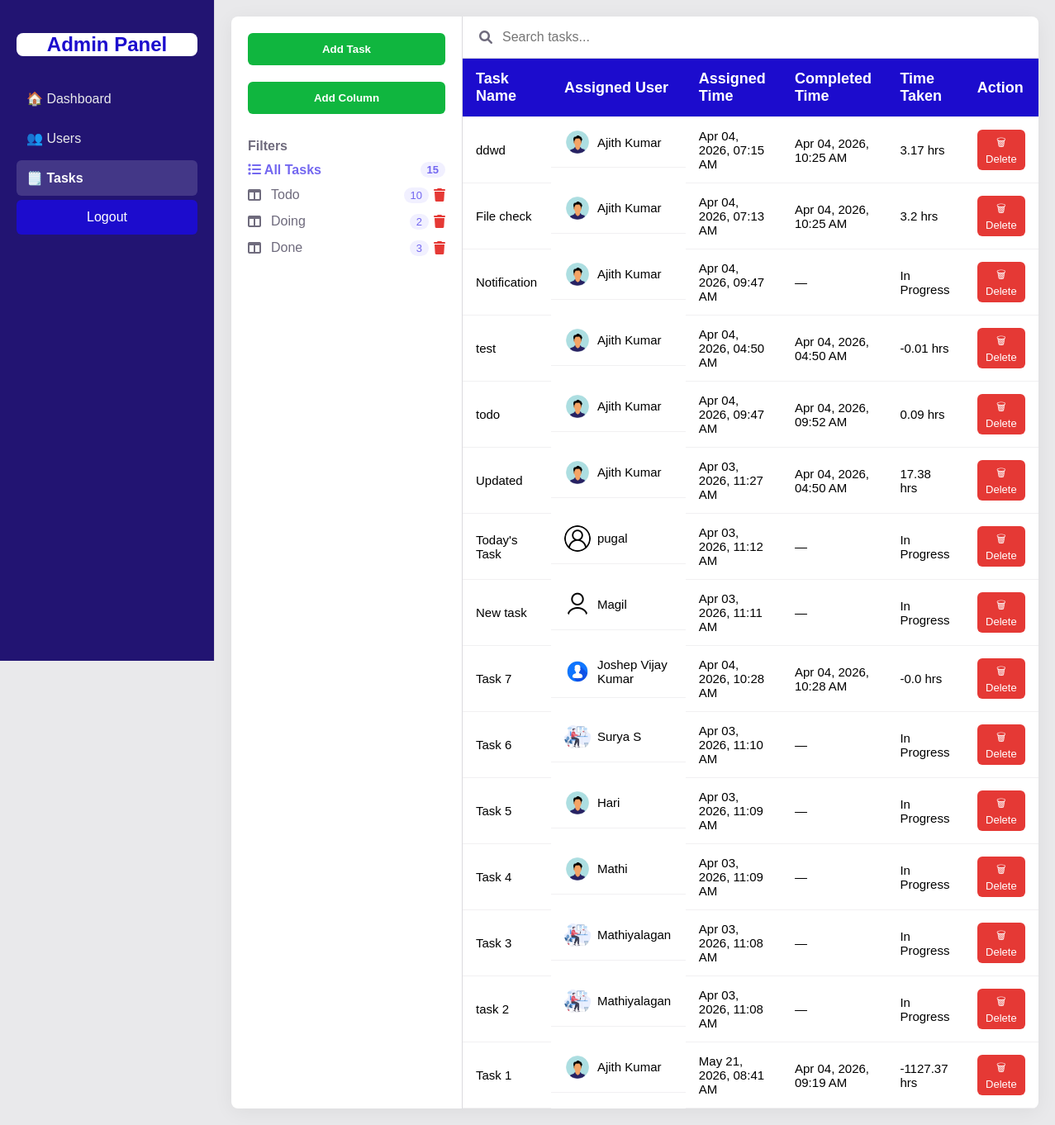
/admin/tasks, run on the app's committed database.
### tables this page shows
CREATE TABLE board_titles (
            status TEXT PRIMARY KEY,
            title TEXT
        );

CREATE TABLE tasks (
            id INTEGER PRIMARY KEY AUTOINCREMENT,
            user_id INTEGER,
            title TEXT,
            description TEXT,
            status TEXT DEFAULT 'todo', -- 'todo', 'doing', 'done'
            created_at TIMESTAMP DEFAULT CURRENT_TIMESTAMP,
            updated_at TIMESTAMP DEFAULT CURRENT_TIMESTAMP, assigned_time TEXT, completed_time TEXT, file text, -- New Column
            FOREIGN KEY(user_id) REFERENCES users(id)
        );

CREATE TABLE users (
            id INTEGER PRIMARY KEY AUTOINCREMENT,
            username TEXT,
            email TEXT,
            mobile TEXT UNIQUE,
            password TEXT,
            date_of_birth TEXT,
            profile_pic TEXT,
            role TEXT DEFAULT 'user'
        );

### app.py (the view)
@app.route('/admin/tasks')
def admin_tasks():
    db = get_db()
    users = db.execute("SELECT id, username, profile_pic FROM users").fetchall()
    tasks = db.execute("""
        SELECT tasks.*, users.username, users.profile_pic
        FROM tasks
        LEFT JOIN users ON tasks.user_id = users.id
        ORDER BY tasks.created_at DESC
    """).fetchall()
    titles = get_board_titles()
    return render_template("admintask.html", users=users, tasks=tasks, titles=titles)

### app.py (called while the page is built)
def get_db():
    if "db" not in g:
        g.db = sqlite3.connect(DB_PATH, detect_types=sqlite3.PARSE_DECLTYPES|sqlite3.PARSE_COLNAMES)
        g.db.row_factory = sqlite3.Row
    return g.db

@app.template_filter('to_datetime')
def to_datetime(value):
    try:
        return datetime.strptime(value, "%Y-%m-%d %H:%M:%S")
    except Exception:
        return None

def get_board_titles():
    db = get_db()
    rows = db.execute("SELECT status, title FROM board_titles").fetchall()
    return {row['status'].strip(): row['title'].strip() for row in rows}

### templates/admintask.html (shortened to what this page needs)
<!DOCTYPE html>
<html lang="en">
<head>
<link rel="stylesheet" href="https://cdnjs.cloudflare.com/ajax/libs/font-awesome/6.0.0/css/all.min.css">
</head>
<body>
<div class="app">
    <aside class="sidebar">
        <h2>Admin Panel</h2>
        <nav>
            <a href="{{ url_for('admin_dashboard') }}">🏠 Dashboard</a>
            <a href="{{ url_for('admin_users') }}">👥 Users</a>
            <a href="{{ url_for('admin_tasks') }}" style="background: rgba(255,255,255,0.15); color: #fff; font-weight: 600;">🗒️ Tasks</a>
            <a href="{{ url_for('logout') }}" class="logout">Logout</a>
        </nav>
    </aside>
    <main class="main">
        <div class="todo-card">
            <aside class="todo-filters">
                <button class="btn-add" onclick="toggleDrawer()">Add Task</button>
                <button class="btn-add" onclick="addColumn()">Add Column</button>
                <div class="filter-nav" id="filterNav">
                    <p><b>Filters</b></p>
                    <p class="filter-option active" onclick="filterTasks('all', this)">
                        <span><i class="fa fa-list"></i> All Tasks</span>
                        <span class="filter-count" id="count-all">0</span>
                    </p>
                    {% for status, title in titles.items() %}
                        <p class="filter-option" ondblclick="editTitle(this, '{{ status }}')" onclick="filterTasks('{{ status }}', this)"
                            style="display:flex; justify-content:space-between; align-items:center;">
                            <span style="display:flex; align-items:center; gap:8px;">
                                <i class="fa fa-columns"></i>
                                <span class="editable-title" id="title-{{ status }}">{{ title }}</span>
                            </span>
                            <span style="display:flex; align-items:center; gap:6px;">
                                <span class="filter-count" id="count-{{ status }}">0</span>
                                <i class="fa fa-trash" style="cursor:pointer; color:#e53935;" onclick="deleteColumn('{{ status }}', '{{ title }}', event)"></i>
                            </span>
                        </p>
                    {% endfor %}
                </div>
            </aside>
            <section class="todo-view">
                <div class="todo-header">
                    <i class="fas fa-search"></i>
                    <input type="text" placeholder="Search tasks..." id="searchInput" onkeyup="searchTasks()">
                </div>
                <table id="taskTable">
                    <thead>
                        <tr>
                            <th>Task Name</th>
                            <th>Assigned User</th>
                            <th>Assigned Time</th>
                            <th>Completed Time</th>
                            <th>Time Taken</th>
                            <th>Action</th>
                        </tr>
                    </thead>
                <tbody id="todoList">
                        {% for task in tasks %}
                        <tr class="todo-item" data-status="{{ task.status | trim | lower }}">
                            <td>{{ task.title }}</td>
                            <td style="display:flex;align-items:center;gap:8px;">
                                {% if task.profile_pic %}
                                    <img src="/static/uploads/{{ task.profile_pic }}" class="avatar" alt="{{ task.username }}">
                                {% else %}
                                    <img src="https://via.placeholder.com/32" class="avatar" alt="{{ task.username }}">
                                {% endif %}
                                <span>{{ task.username }}</span>
                            </td>
                            <td>{{ task.assigned_time or '—' }}</td>
                            <td>{{ task.completed_time or '—' }}</td>
                            <td>
                                {% if task.completed_time %}
                                    {% set start = task.assigned_time | to_datetime %}
                                    {% set end = task.completed_time | to_datetime %}
                                    {% if start and end %}
                                        {{ ((end - start).total_seconds() / 3600) | round(2) }} hrs
                                    {% else %}
                                        In Progress
                                    {% endif %}
                                {% else %}
                                    In Progress
                                {% endif %}
                            </td>
                            <td>
                                <button onclick="deleteTask({{ task.id }})"
                                        style="background:#e53935;color:white;border:none;
                                               padding:6px 10px;border-radius:6px;
                                               cursor:pointer;font-size:13px;">
                                    🗑 Delete
                                </button>
                            </td>
                        </tr>
                        {% endfor %}
                    </tbody>
                </table>
            </section>
        </div>
    </main>
</div>
</body>
</html>

### templates/admintask.html (style rules this page uses)
:root { --primary: #7367f0; --bg: #e9e9eb; --border: #dbdade; --text: #6f6b7d; }
* { box-sizing: border-box; font-family: 'Public Sans', sans-serif; }
body { margin: 0; background: var(--bg); color: var(--text); }
.app { display: flex; min-height: 100vh; }
.sidebar { width: 260px; background: rgb(34, 20, 114); border-right: 1px solid var(--border); position: fixed; height: 100vh; padding: 20px; color:white; display: flex; flex-direction: column; }
.sidebar h2 { margin-bottom: 30px;text-align: center;background-color: #fff;color:#1c0ccd;border-radius: 8px; }
.sidebar a { display: block; padding: 12px; color: var(--bg); text-decoration: none; border-radius: 6px; margin-bottom: 5px; transition: 0.3s; }
.sidebar .logout { margin-top: auto; background:#1c0ccd; color:#fff; text-align:center; }
.main { margin-left: 260px; padding: 20px; flex: 1; }
.todo-card { display: flex; background: #fff; border-radius: 8px; box-shadow: 0 4px 24px rgba(0,0,0,0.06); min-height: 85vh; overflow: hidden; }
.todo-filters { width: 280px; border-right: 1px solid var(--border); padding: 20px; }
.btn-add { width: 100%; background:#10b63f; color: #fff; border: none; padding: 12px; border-radius: 6px; font-weight: 600; cursor: pointer; margin-bottom: 20px; }
.filter-nav p { cursor:pointer; margin:10px 0; display:flex; align-items:center; justify-content:space-between; transition:0.3s; }
.filter-nav p.active { color: var(--primary); font-weight:600; }
.filter-count { font-size:13px; background:#f1f0ff; color:var(--primary); border-radius:10px; padding:2px 8px; }
.editable-title { outline:none; cursor:text; padding:2px 4px; border-radius:4px; }
.todo-view { flex:1; display:flex; flex-direction:column; overflow-x:auto; }
.todo-header { padding:15px 20px; border-bottom:1px solid var(--border); display:flex; align-items:center; gap:10px; }
.todo-header input { border:none; outline:none; width:100%; font-size:16px; }
table { width:100%; border-collapse: collapse; }
th, td { padding:14px 16px; border-bottom:1px solid #f1f0f2; text-align:left; font-size:15px; color:black }
th { background:#1c0ccd; color:#fff; font-weight:600; font-size: large; }
.avatar { width:32px; height:32px; border-radius:50%; object-fit:cover; }

### data on the page
board_titles: title "Todo"
board_titles: title "Doing"
board_titles: title "Done"
tasks: title "ddwd", profile_pic (picture), username "Ajith Kumar", value "3.17"
tasks: title "File check", profile_pic (picture), username "Ajith Kumar", value "3.2"
tasks: title "Notification", profile_pic (picture), username "Ajith Kumar", completed_time "—", shows "In Progress"
tasks: title "test", profile_pic (picture), username "Ajith Kumar", value "-0.01"
tasks: title "todo", profile_pic (picture), username "Ajith Kumar", value "0.09"
tasks: title "Updated", profile_pic (picture), username "Ajith Kumar", value "17.38"
tasks: title "Today's Task", profile_pic (picture), username "pugal", completed_time "—", shows "In Progress"
tasks: title "New task", profile_pic (picture), username "Magil", completed_time "—", shows "In Progress"
tasks: title "Task 7", profile_pic (picture), username "Joshep Vijay Kumar", value "-0.0"
tasks: title "Task 6", profile_pic (picture), username "Surya S", completed_time "—", shows "In Progress"
tasks: title "Task 5", profile_pic (picture), username "Hari", completed_time "—", shows "In Progress"
tasks: title "Task 4", profile_pic (picture), username "Mathi", completed_time "—", shows "In Progress"
tasks: title "Task 3", profile_pic (picture), username "Mathiyalagan", completed_time "—", shows "In Progress"
tasks: title "task 2", profile_pic (picture), username "Mathiyalagan", completed_time "—", shows "In Progress"
tasks: title "Task 1", profile_pic (picture), username "Ajith Kumar", value "-1127.37"
